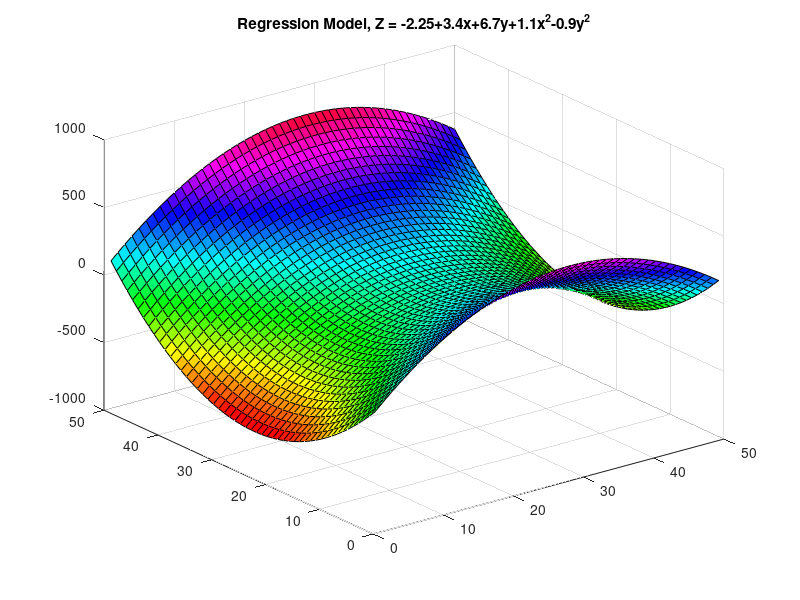

Write MATLAB code to recreate this figure.
%
%
%
x=1:50 ;
y=zeros(50,50) ;
z=y ;
for i=1:50
  for j=1:50
    y(i,j) = -2.25 + 3.41*(i-25) + 6.7*(j-25) + 1.1*(i-25)^2 - 0.9*(j-25)^2;
    
  endfor
endfor


figure(1);

surf(y) , colormap(hsv) , title('Regression Model, Z = -2.25+3.4x+6.7y+1.1x^2-0.9y^2') ;
